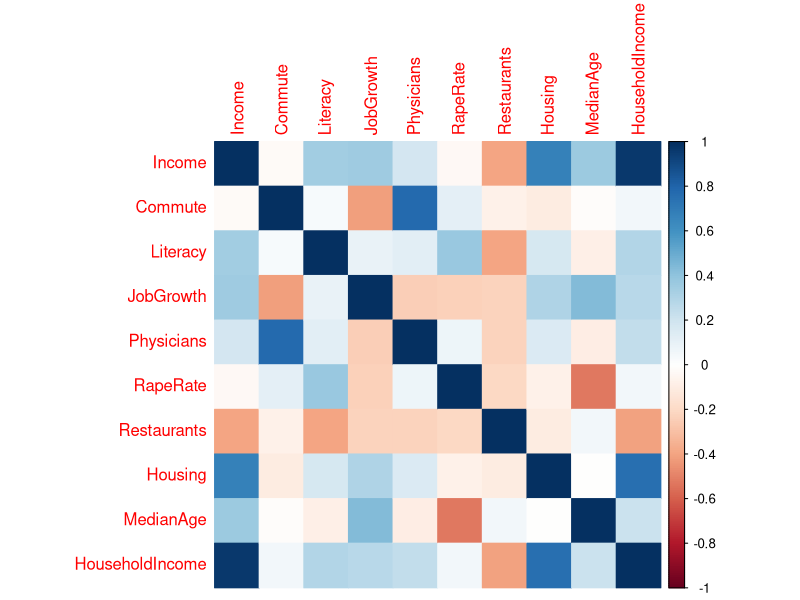
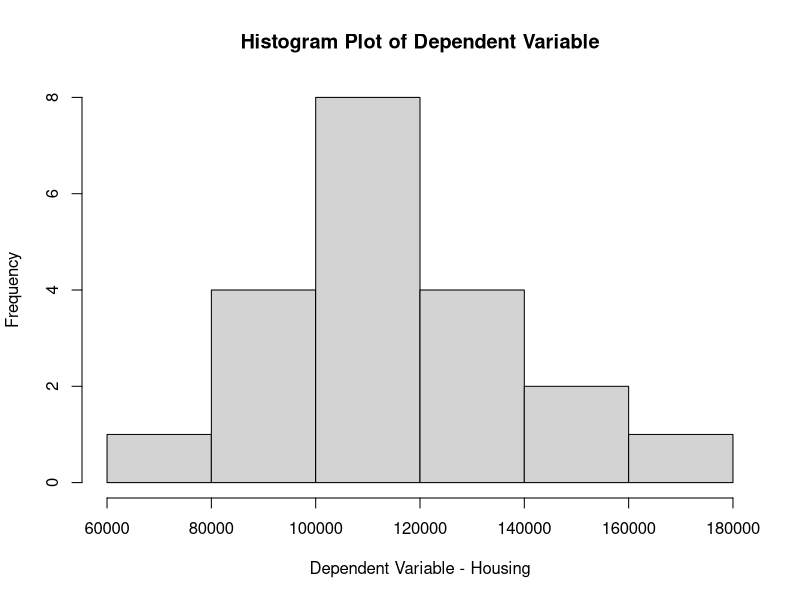
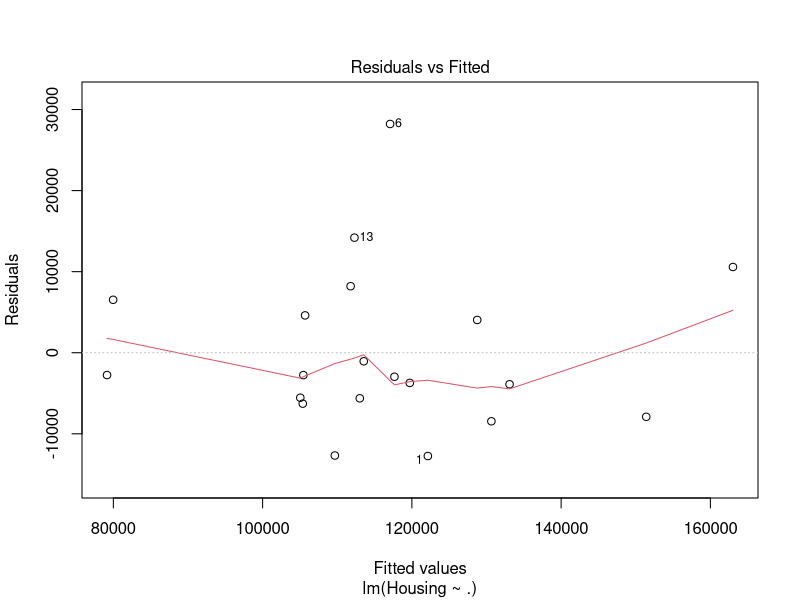
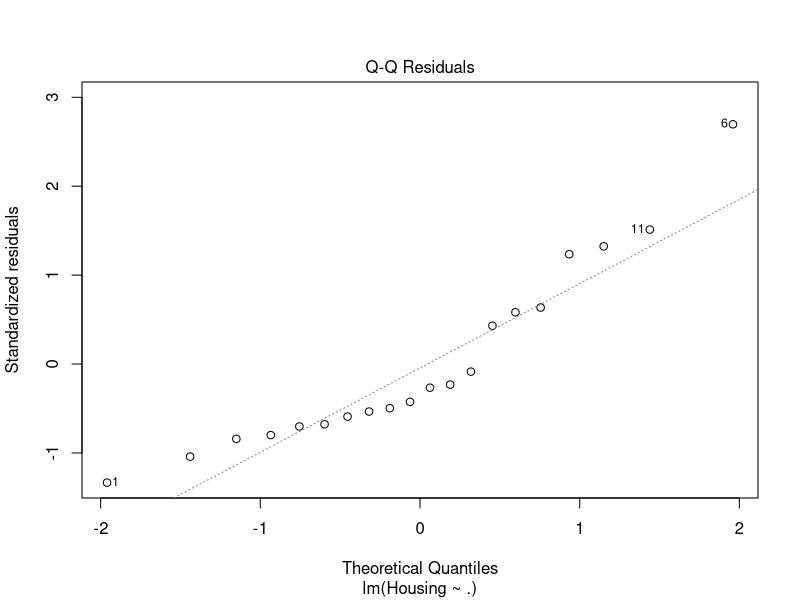
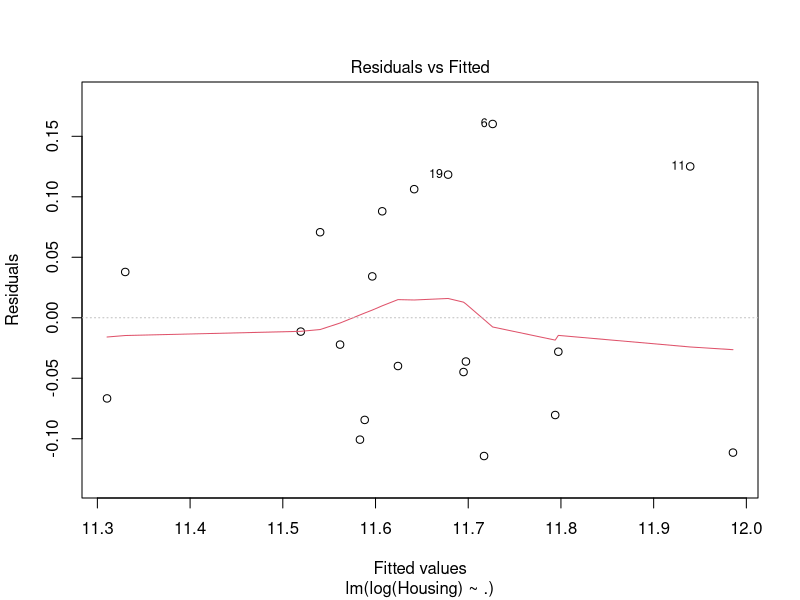
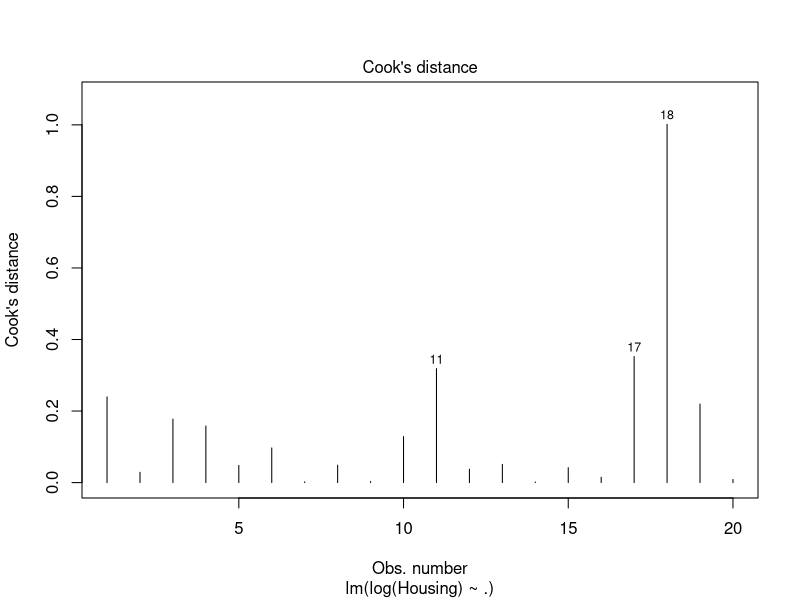

R code for these plots, in order:
# load necessary packages for regression
library(car)
library(lmtest)
library(corrplot)
library(readr)
library(MASS)


# Load data
data <- read_delim("dataset.csv", delim = ",")

# remove 1st column
data <- data[, -1]

# head of the data
head(data)

# change column names 
names(data) <- c("Income", "Commute", "Literacy","JobGrowth", "Physicians",	"RapeRate", "Restaurants", "Housing", "MedianAge", "HouseholdIncome")

# summary of the data
summary(data)

# correlation matrix and plot
corr_matrix <- cor(data)
corrplot(corr_matrix, method = "color")

# histogram plot of dependent variable - Housing
hist(data$Housing, main="Histogram Plot of Dependent Variable", 
     xlab = "Dependent Variable - Housing", ylab = "Frequency")


# fit linear regression model on the dataset
model <- lm(Housing ~ ., data = data)

# summary of the model
summary(model)

# Checking the correctness of the assumptions
# 1. Linearity
# 2. Independence of errors
# 3. Homoscedasticity
# 4. Normality of Errors
# 5. Multicollinearity

# 1. Linearity
plot(model, which=1)

# 2. Independence of errors (Auto correlation)
# Performing Durbin-Watson test for Auto correlation
# Durbin-Watson statistic close to 2 implies no auto correlation
dwtest(model)


# 3. Homoscedasticity
# Performing Breusch-Pagan test for Homoscedasticity
# Null hypothesis: Homoscedasticity
# Alternate hypothesis: Heteroscedasticity
bptest(model)

# 4. Normality of errors
# Performing Shapiro-Wilk test for Normality of errors
# Null hypothesis: Normality of errors
# Alternate hypothesis: Non-normality of errors
# Q-Q plot
plot(model, which=2)
shapiro.test(resid(model))


# correction for normality
# Log transformation
model_log <- lm(log(Housing) ~ ., data = data)

# updated model summary
summary(model_log)

# 5. Multicollinearity
# Performing Variance Inflation Factor (VIF) test for Multicollinearity
# VIF > 10 implies Multicollinearity
vif(model_log)

# Income has high VIF value
# Removing Income from the model
new_data <- data[, -1]
model_log <- lm(log(Housing) ~ ., data = new_data)

#check VIF
vif(model_log)

# updated model summary
summary(model_log)

# checking all the assumptions once again on the updated final model
# 1. Linearity
plot(model_log, which=1)

# 2. Independence of errors (Auto correlation)
dwtest(model_log)

# 3. Homoscedasticity
bptest(model_log)

# 4. Normality of errors
shapiro.test(resid(model_log))

# 5. Multicollinearity
vif(model_log)

# All the assumptions are satisfied

# check for outliers
# Cook's distance
plot(model_log, which=4)

